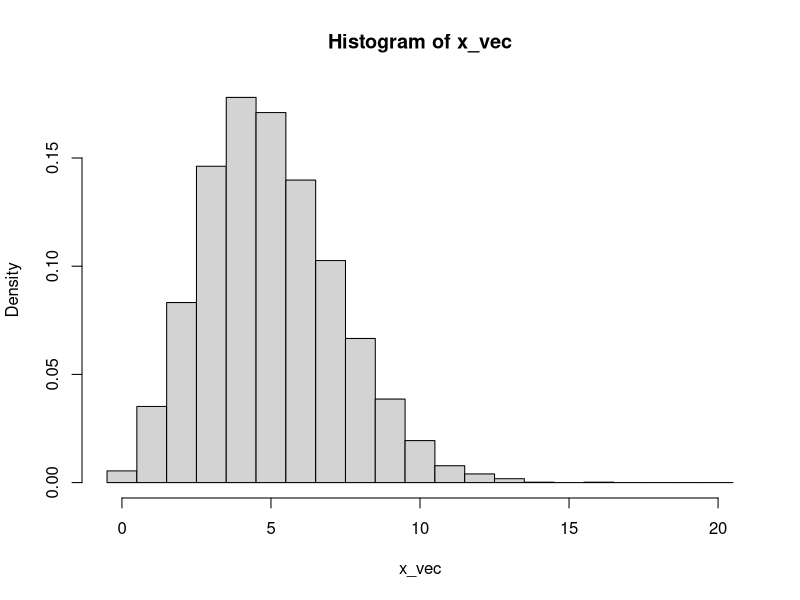

Reproduce this figure in R.
## Question 1: Inverse method for Poisson Distribution

# Samples from Poisson Distribution
m = 5000 # sample number
lam = 5 # lambda in Poisson
x = 0:20
prob_cumsum = ppois(x, lambda=lam) # cumulative sum of probability masses
u_vec = runif(m) # uniform samples
x_vec = NULL # Poisson samples

for (i in 1:m) {
  x_vec = c(x_vec, min(which(prob_cumsum>=u_vec[i]))-1)
}

hist(x_vec, breaks = seq(-0.5, 20.5, by = 1), freq = FALSE) # histogram

